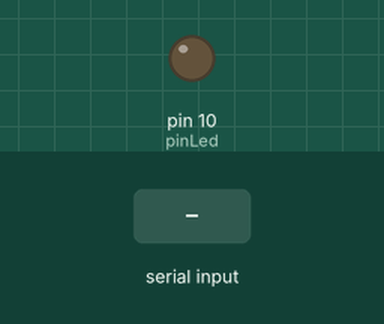
The sketch below on a simulated Arduino Uno, built with avr-gcc and run on an emulated ATmega328P. Parts: output pins drawn as LEDs (lit = HIGH). Inputs (shaded band) come from the test bench. What the sketch prints to the serial monitor is not drawn.

Above: at 2.2 s.
2.3 s: "1" received over Serial
At 4.3 s:
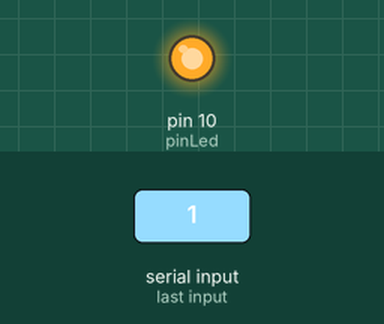
4.8 s: "0" received over Serial
At 6.3 s:
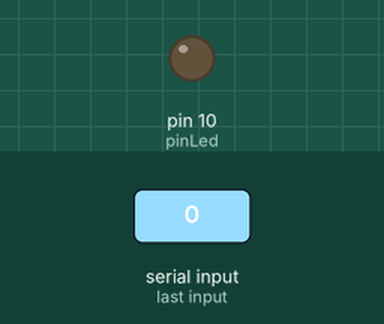
Timing chart, 0 to 7.8 s (numbered marks = the images above; inputs shaded):
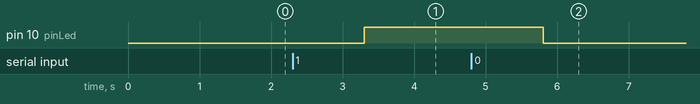

The sketch:

acionar-dispositivos-pelo-pc.ino
```cpp
/*
  Ativar dispositivos pelo PC
  JATIC 22/10/2016 - Arduino na prática
  Autor: Genilson Medeiros
*/

const int pinLed = 10;
const int setupTemp = 1000;

void setup() {
    pinMode(pinLed, OUTPUT);
    Serial.begin(9600);
    delay(setupTemp);
    Serial.println("Arduino Conectado!");
}

void loop() {
    if(Serial.available()){

      String message = Serial.readString();

      if(message == "1"){
        digitalWrite(pinLed, HIGH);
      }
      else if(message == "0")
      {
        digitalWrite(pinLed, LOW);
      }
      else
      {
        Serial.println(message);
      }
    }
}
```

Measured:
- after the input at 2.3 s, pin 10 (pinLed): LOW → HIGH after 1.0 s
- after the input at 4.8 s, pin 10 (pinLed): HIGH → LOW after 1.0 s
